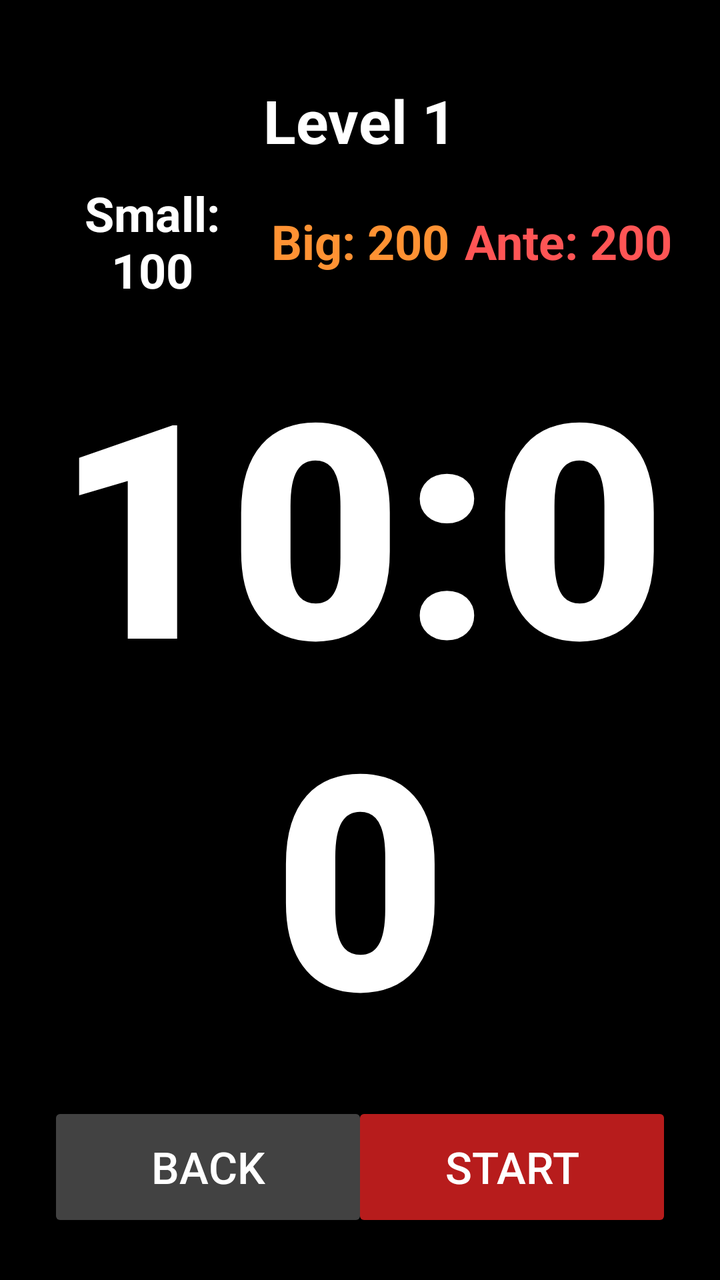
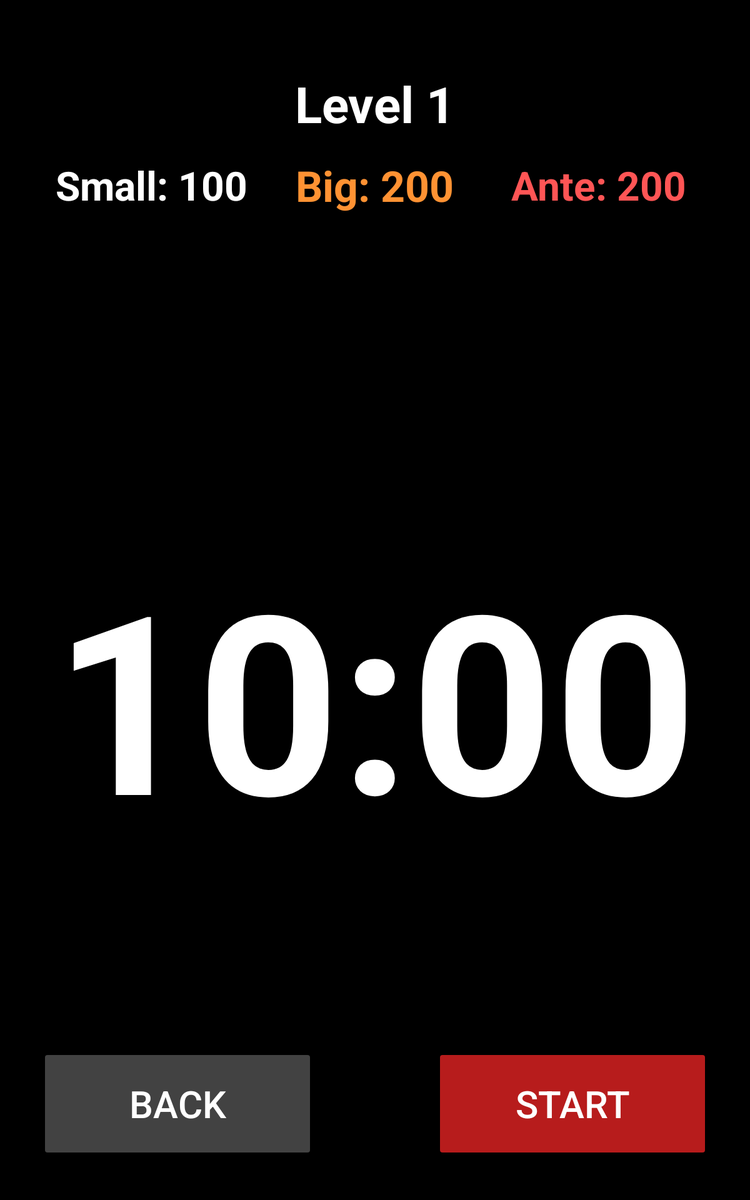

Two renders of one Android screen. The first uses the default layout on a phone; the second uses the alternative layout the repository ships for a different screen configuration, on a matching device. The two XML files are below.
<!-- AndroidManifest.xml: application theme Theme.PokerTimer -->
<!-- res/layout/activity_count.xml -->
<?xml version="1.0" encoding="utf-8"?>
<androidx.constraintlayout.widget.ConstraintLayout xmlns:android="http://schemas.android.com/apk/res/android"
    xmlns:app="http://schemas.android.com/apk/res-auto"
    xmlns:tools="http://schemas.android.com/tools"
    android:layout_width="match_parent"
    android:layout_height="match_parent"
    android:background="#000000"
    android:padding="24dp"
    android:keepScreenOn="true">

    
    <TextView
        android:id="@+id/levelText"
        android:layout_width="wrap_content"
        android:layout_height="wrap_content"
        android:paddingTop="16dp"
        android:text="Level 1"
        android:textColor="#FFFFFF"
        android:textSize="30sp"
        android:textStyle="bold"
        app:layout_constraintEnd_toEndOf="parent"
        app:layout_constraintStart_toStartOf="parent"
        app:layout_constraintTop_toTopOf="parent" />

    
    <TextView
        android:id="@+id/timerText"
        android:layout_width="wrap_content"
        android:layout_height="wrap_content"
        android:fontFamily="sans-serif-black"
        android:gravity="center"
        android:text="10:00"
        android:textColor="#FFFFFF"
        android:textSize="150sp"
        android:textStyle="bold"
        app:layout_constraintBottom_toBottomOf="parent"
        app:layout_constraintEnd_toEndOf="parent"
        app:layout_constraintStart_toStartOf="parent"
        app:layout_constraintTop_toBottomOf="@id/levelText" />

    
    <LinearLayout
        android:id="@+id/blindInfoLayout"
        android:layout_width="match_parent"
        android:layout_height="wrap_content"
        android:gravity="center"
        android:orientation="horizontal"
        android:paddingTop="12dp"
        android:paddingBottom="12dp"
        app:layout_constraintBottom_toTopOf="@+id/timerText"
        app:layout_constraintEnd_toEndOf="parent"
        app:layout_constraintStart_toStartOf="parent"
        app:layout_constraintTop_toBottomOf="@id/levelText">

        <TextView
            android:id="@+id/smallBlindText"
            android:layout_width="0dp"
            android:layout_height="wrap_content"
            android:layout_weight="1"
            android:gravity="center"
            android:text="Small: 100"
            android:textColor="#FFFFFF"
            android:textSize="24sp"
            android:textStyle="bold" />

        <TextView
            android:id="@+id/bigBlindText"
            android:layout_width="0dp"
            android:layout_height="wrap_content"
            android:layout_weight="1"
            android:gravity="center"
            android:text="Big: 200"
            android:textColor="#FF9233"
            android:textSize="24sp"
            android:textStyle="bold" />

        <TextView
            android:id="@+id/anteText"
            android:layout_width="0dp"
            android:layout_height="wrap_content"
            android:layout_weight="1"
            android:gravity="center"
            android:text="Ante: 200"
            android:textColor="#FF5555"
            android:textSize="24sp"
            android:textStyle="bold" />
    </LinearLayout>
    <Button
        android:id="@+id/btnBack"
        android:layout_width="160dp"
        android:layout_height="65dp"
        android:text="BACK"
        android:textSize="22sp"
        android:textColor="#FFFFFF"
        android:backgroundTint="#424242"
        android:stateListAnimator="@null"
        app:layout_constraintBottom_toBottomOf="parent"
        app:layout_constraintStart_toStartOf="parent" />
    
    <Button
        android:id="@+id/btnStart"
        android:layout_width="160dp"
        android:layout_height="65dp"
        android:text="START"
        android:textSize="22sp"
        android:textColor="#FFFFFF"
        android:backgroundTint="#B71C1C"
        android:stateListAnimator="@null"
        app:layout_constraintBottom_toBottomOf="parent"
        app:layout_constraintEnd_toEndOf="parent" />
    
    <LinearLayout
        android:id="@+id/breakLayout"
        android:layout_width="match_parent"
        android:layout_height="match_parent"
        android:orientation="vertical"
        android:gravity="center"
        android:background="#CC000000"
        android:visibility="gone"
        app:layout_constraintTop_toTopOf="parent"
        app:layout_constraintBottom_toBottomOf="parent"
        app:layout_constraintStart_toStartOf="parent"
        app:layout_constraintEnd_toEndOf="parent">

        <TextView
            android:id="@+id/breakText"
            android:layout_width="wrap_content"
            android:layout_height="wrap_content"
            android:text="BREAK TIME"
            android:textColor="#FF3333"
            android:textSize="100sp"
            android:textStyle="bold"
            android:paddingBottom="20dp"
            />

        <Button
            android:id="@+id/btnContinue"
            android:layout_width="200dp"
            android:layout_height="65dp"
            android:text="CONTINUE"
            android:textColor="#FFFFFF"
            android:textSize="22sp"
            android:backgroundTint="#B71C1C"/>
    </LinearLayout>
</androidx.constraintlayout.widget.ConstraintLayout>
<!-- resources referenced by this layout -->
<resources>
  <style name="Theme.PokerTimer" parent="Base.Theme.PokerTimer" />
  <style name="Base.Theme.PokerTimer" parent="Theme.Material3.DayNight.NoActionBar">
          
          
      </style>
</resources>
<!-- res/layout-sw600dp/activity_count.xml (the author's variant of the layout above) -->
<!-- drawn on a 7-inch tablet held upright -->
<?xml version="1.0" encoding="utf-8"?>
<androidx.constraintlayout.widget.ConstraintLayout xmlns:android="http://schemas.android.com/apk/res/android"
    xmlns:app="http://schemas.android.com/apk/res-auto"
    android:layout_width="match_parent"
    android:layout_height="match_parent"
    android:background="#000000"
    android:padding="32dp"
    android:keepScreenOn="true">

    
    <TextView
        android:id="@+id/levelText"
        android:layout_width="wrap_content"
        android:layout_height="wrap_content"
        android:text="Level 1"
        android:textColor="#FFFFFF"
        android:textSize="40sp"
        android:textStyle="bold"
        android:paddingTop="24dp"
        app:layout_constraintTop_toTopOf="parent"
        app:layout_constraintStart_toStartOf="parent"
        app:layout_constraintEnd_toEndOf="parent" />

    
    <LinearLayout
        android:id="@+id/blindInfoLayout"
        android:layout_width="match_parent"
        android:layout_height="wrap_content"
        android:orientation="horizontal"
        android:gravity="center"
        android:paddingTop="16dp"
        android:paddingBottom="16dp"
        app:layout_constraintTop_toBottomOf="@+id/levelText"
        app:layout_constraintStart_toStartOf="parent"
        app:layout_constraintEnd_toEndOf="parent">

        <TextView
            android:id="@+id/smallBlindText"
            android:layout_width="0dp"
            android:layout_height="wrap_content"
            android:layout_weight="1"
            android:text="Small: 100"
            android:textColor="#FFFFFF"
            android:textSize="32sp"
            android:textStyle="bold"
            android:gravity="center" />

        <TextView
            android:id="@+id/bigBlindText"
            android:layout_width="0dp"
            android:layout_height="wrap_content"
            android:layout_weight="1"
            android:text="Big: 200"
            android:textColor="#FF9233"
            android:textSize="34sp"
            android:textStyle="bold"
            android:gravity="center" />

        <TextView
            android:id="@+id/anteText"
            android:layout_width="0dp"
            android:layout_height="wrap_content"
            android:layout_weight="1"
            android:text="Ante: 200"
            android:textColor="#FF5555"
            android:textSize="32sp"
            android:textStyle="bold"
            android:gravity="center" />
    </LinearLayout>

    
    <TextView
        android:id="@+id/timerText"
        android:layout_width="wrap_content"
        android:layout_height="wrap_content"
        android:text="10:00"
        android:textColor="#FFFFFF"
        android:textSize="200sp"
        android:textStyle="bold"
        android:gravity="center"
        app:layout_constraintTop_toBottomOf="@id/blindInfoLayout"
        app:layout_constraintStart_toStartOf="parent"
        app:layout_constraintEnd_toEndOf="parent"
        app:layout_constraintBottom_toBottomOf="parent"/>
    <Button
        android:id="@+id/btnBack"
        android:layout_width="220dp"
        android:layout_height="90dp"
        android:text="BACK"
        android:textSize="30sp"
        android:textColor="#FFFFFF"
        android:backgroundTint="#424242"
        android:stateListAnimator="@null"
        app:layout_constraintBottom_toBottomOf="parent"
        app:layout_constraintStart_toStartOf="parent" />
    
    <Button
        android:id="@+id/btnStart"
        android:layout_width="220dp"
        android:layout_height="90dp"
        android:text="START"
        android:textColor="#FFFFFF"
        android:textSize="30sp"
        android:backgroundTint="#B71C1C"
        app:layout_constraintBottom_toBottomOf="parent"
        app:layout_constraintEnd_toEndOf="parent" />

    
    <LinearLayout
        android:id="@+id/breakLayout"
        android:layout_width="match_parent"
        android:layout_height="match_parent"
        android:gravity="center"
        android:orientation="vertical"
        android:background="#CC000000"
        android:visibility="gone">

        <TextView
            android:id="@+id/breakText"
            android:layout_width="wrap_content"
            android:layout_height="wrap_content"
            android:text="BREAK TIME"
            android:textColor="#FF3333"
            android:textSize="120sp"
            android:textStyle="bold"
            android:paddingBottom="30dp"/>

        <Button
            android:id="@+id/btnContinue"
            android:layout_width="260dp"
            android:layout_height="90dp"
            android:text="CONTINUE"
            android:textColor="#FFFFFF"
            android:textSize="30sp"
            android:backgroundTint="#B71C1C"/>
    </LinearLayout>

</androidx.constraintlayout.widget.ConstraintLayout>
